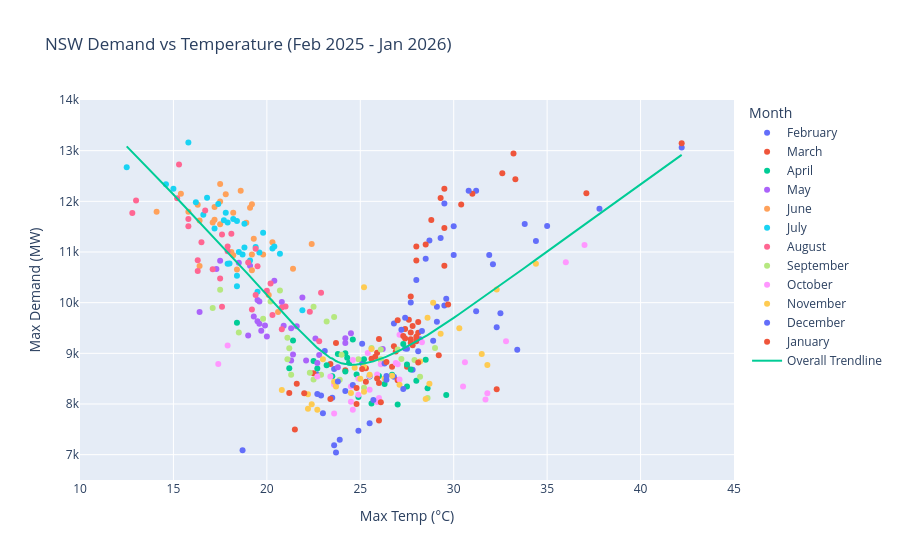

Here is the notebook cell this chart was saved with:
### Code cell
# ============================================================
# NSW Electricity Demand vs Temperature Analysis (Feb 2025 - Jan 2026)
# ============================================================

import pandas as pd
import numpy as np
import matplotlib.pyplot as plt
import plotly.express as px
from nemosis import dynamic_data_compiler

# ============================================================
# 1. PULL DEMAND DATA VIA NEMOSIS
# ============================================================

folder = r'C:\Users\kevin\OneDrive\Desktop\raw_aemo_data'

data = dynamic_data_compiler(
    start_time='2025/02/01 00:00:00',
    end_time='2026/02/01 00:00:00',
    table_name='DISPATCHREGIONSUM',
    raw_data_location=folder
)

# ============================================================
# 2. CLEAN DEMAND DATA
# ============================================================

nsw_df = data[data['REGIONID'] == 'NSW1'].copy()
nsw_df['SETTLEMENTDATE'] = pd.to_datetime(nsw_df['SETTLEMENTDATE'])

daily_demand = nsw_df.groupby(nsw_df['SETTLEMENTDATE'].dt.date)['TOTALDEMAND'].max().reset_index()
daily_demand.columns = ['Date', 'Max_Demand']
daily_demand['Date'] = pd.to_datetime(daily_demand['Date'])

# ============================================================
# 3. LOAD & CLEAN TEMPERATURE DATA
# ============================================================

import glob

temp_files = glob.glob(folder + r'\Sydney_Temp_*.csv')

temp_dfs = []
for file in temp_files:
    df = pd.read_csv(file, skiprows=9, encoding='latin1')
    temp_dfs.append(df)

temp_combined = pd.concat(temp_dfs, ignore_index=True)
temp_combined['Date'] = pd.to_datetime(temp_combined['Date'])
temp_combined = temp_combined.dropna(subset=['Date'])
temp_clean = temp_combined[['Date', 'Maximum temperature (°C)']].copy()
temp_clean.columns = ['Date', 'Max_Temp']

# ============================================================
# 4. MERGE DATASETS
# ============================================================

final_df = pd.merge(daily_demand, temp_clean, on='Date', how='inner')
final_df['Month'] = final_df['Date'].dt.month_name()
final_df['Day_of_Week'] = final_df['Date'].dt.day_name()

# ============================================================
# 5. CORRELATION ANALYSIS
# ============================================================

pearson_corr = final_df['Max_Temp'].corr(final_df['Max_Demand'])
spearman_corr = final_df['Max_Temp'].corr(final_df['Max_Demand'], method='spearman')

print(f"Pearson Correlation: {pearson_corr:.4f}")
print(f"Spearman Correlation: {spearman_corr:.4f}")

# ============================================================
# 6. STATIC MATPLOTLIB CHART
# ============================================================

plt.close('all')
plt.figure(figsize=(10, 5))
plt.scatter(final_df['Max_Temp'], final_df['Max_Demand'], color='orange', edgecolors='black')

z = np.polyfit(final_df['Max_Temp'], final_df['Max_Demand'], 2)
p = np.poly1d(z)
x_line = np.linspace(final_df['Max_Temp'].min(), final_df['Max_Temp'].max(), 300)
plt.plot(x_line, p(x_line), "r--")

plt.xlabel('Max Temp (°C)')
plt.ylabel('Max Demand (MW)')
plt.title('NSW Demand vs Temperature (Feb 2025 - Jan 2026)')
plt.show()

# ============================================================
# 7. INTERACTIVE PLOTLY CHART
# ============================================================

fig = px.scatter(
    final_df,
    x='Max_Temp',
    y='Max_Demand',
    hover_data={
        'Date': True,
        'Max_Temp': True,
        'Max_Demand': True,
        'Month': True,
        'Day_of_Week': True
    },
    title='NSW Demand vs Temperature (Feb 2025 - Jan 2026)',
    labels={'Max_Temp': 'Max Temp (°C)', 'Max_Demand': 'Max Demand (MW)'},
    color='Month',
    trendline='lowess',
    trendline_scope='overall',
    range_x=[10, 45],
    range_y=[6500, 14000]
)

fig.show()

### Figure 1 — Plotly figure (JSON) as saved in the notebook; plotly's stock layout.template omitted (floating-point values rounded to 4 significant figures; data arrays with more than 128 entries replaced by an {"elided": "..."} marker saying what was removed)
{"data": [{"customdata": [["2025-02-01T00:00:00", "February", "Saturday"], ["2025-02-02T00:00:00", "February", "Sunday"], ["2025-02-03T00:00:00", "February", "Monday"], ["2025-02-04T00:00:00", "February", "Tuesday"], ["2025-02-05T00:00:00", "February", "Wednesday"], ["2025-02-06T00:00:00", "February", "Thursday"], ["2025-02-07T00:00:00", "February", "Friday"], ["2025-02-08T00:00:00", "February", "Saturday"], ["2025-02-09T00:00:00", "February", "Sunday"], ["2025-02-10T00:00:00", "February", "Monday"], ["2025-02-11T00:00:00", "February", "Tuesday"], ["2025-02-12T00:00:00", "February", "Wednesday"], ["2025-02-13T00:00:00", "February", "Thursday"], ["2025-02-14T00:00:00", "February", "Friday"], ["2025-02-15T00:00:00", "February", "Saturday"], ["2025-02-16T00:00:00", "February", "Sunday"], ["2025-02-17T00:00:00", "February", "Monday"], ["2025-02-18T00:00:00", "February", "Tuesday"], ["2025-02-19T00:00:00", "February", "Wednesday"], ["2025-02-20T00:00:00", "February", "Thursday"], ["2025-02-21T00:00:00", "February", "Friday"], ["2025-02-22T00:00:00", "February", "Saturday"], ["2025-02-23T00:00:00", "February", "Sunday"], ["2025-02-24T00:00:00", "February", "Monday"], ["2025-02-25T00:00:00", "February", "Tuesday"], ["2025-02-26T00:00:00", "February", "Wednesday"], ["2025-02-27T00:00:00", "February", "Thursday"], ["2025-02-28T00:00:00", "February", "Friday"]], "hovertemplate": "Month=%{customdata[1]}<br>Max Temp (°C)=%{x}<br>Max Demand (MW)=%{y}<br>Date=%{customdata[0]}<br>Day_of_Week=%{customdata[2]}<extra></extra>", "legendgroup": "February", "marker": {"color": "#636efa", "symbol": "circle"}, "mode": "markers", "name": "February", "orientation": "v", "showlegend": true, "type": "scatter", "x": [27.8, 28.9, 30.0, 29.5, 32.1, 29.3, 30.0, 29.1, 29.5, 25.1, 27.4, 29.1, 28.5, 26.8, 26.8, 23.0, 24.2, 25.1, 27.5, 23.6, 22.7, 28.1, 28.2, 27.7, 23.1, 28.0, 28.7, 31.2], "xaxis": "x", "y": [8674.0, 9248.0, 10940.0, 11960.0, 10760.0, 11280.0, 11510.0, 9624.0, 9946.0, 9187.0, 9093.0, 9920.0, 10870.0, 9591.0, 8540.0, 7818.0, 8255.0, 8804.0, 9090.0, 8691.0, 8580.0, 9043.0, 9276.0, 10000.0, 9048.0, 10450.0, 11220.0, 12210.0], "yaxis": "y"}, {"customdata": [["2025-03-01T00:00:00", "March", "Saturday"], ["2025-03-02T00:00:00", "March", "Sunday"], ["2025-03-03T00:00:00", "March", "Monday"], ["2025-03-04T00:00:00", "March", "Tuesday"], ["2025-03-05T00:00:00", "March", "Wednesday"], ["2025-03-06T00:00:00", "March", "Thursday"], ["2025-03-07T00:00:00", "March", "Friday"], ["2025-03-08T00:00:00", "March", "Saturday"], ["2025-03-09T00:00:00", "March", "Sunday"], ["2025-03-10T00:00:00", "March", "Monday"], ["2025-03-11T00:00:00", "March", "Tuesday"], ["2025-03-12T00:00:00", "March", "Wednesday"], ["2025-03-13T00:00:00", "March", "Thursday"], ["2025-03-14T00:00:00", "March", "Friday"], ["2025-03-15T00:00:00", "March", "Saturday"], ["2025-03-16T00:00:00", "March", "Sunday"], ["2025-03-17T00:00:00", "March", "Monday"], ["2025-03-18T00:00:00", "March", "Tuesday"], ["2025-03-19T00:00:00", "March", "Wednesday"], ["2025-03-20T00:00:00", "March", "Thursday"], ["2025-03-21T00:00:00", "March", "Friday"], ["2025-03-22T00:00:00", "March", "Saturday"], ["2025-03-23T00:00:00", "March", "Sunday"], ["2025-03-24T00:00:00", "March", "Monday"], ["2025-03-25T00:00:00", "March", "Tuesday"], ["2025-03-26T00:00:00", "March", "Wednesday"], ["2025-03-27T00:00:00", "March", "Thursday"], ["2025-03-28T00:00:00", "March", "Friday"], ["2025-03-29T00:00:00", "March", "Saturday"], ["2025-03-30T00:00:00", "March", "Sunday"], ["2025-03-31T00:00:00", "March", "Monday"]], "hovertemplate": "Month=%{customdata[1]}<br>Max Temp (°C)=%{x}<br>Max Demand (MW)=%{y}<br>Date=%{customdata[0]}<br>Day_of_Week=%{customdata[2]}<extra></extra>", "legendgroup": "March", "marker": {"color": "#EF553B", "symbol": "circle"}, "mode": "markers", "name": "March", "orientation": "v", "showlegend": true, "type": "scatter", "x": [28.8, 28.0, 25.9, 26.9, 27.7, 27.7, 26.7, 27.0, 27.8, 28.0, 23.7, 27.4, 28.0, 29.5, 31.0, 37.1, 22.5, 25.3, 27.6, 28.0, 28.1, 27.5, 24.2, 27.4, 26.0, 27.8, 26.8, 25.6, 21.2, 25.3, 23.4], "xaxis": "x", "y": [11630.0, 9328.0, 9011.0, 9038.0, 9209.0, 9279.0, 8737.0, 8469.0, 9161.0, 9241.0, 9205.0, 9481.0, 11110.0, 12250.0, 12150.0, 12160.0, 8606.0, 8706.0, 9665.0, 10830.0, 9407.0, 8736.0, 8664.0, 9291.0, 9284.0, 9537.0, 9139.0, 8892.0, 8219.0, 8441.0, 8790.0], "yaxis": "y"}, {"customdata": [["2025-04-01T00:00:00", "April", "Tuesday"], ["2025-04-02T00:00:00", "April", "Wednesday"], ["2025-04-03T00:00:00", "April", "Thursday"], ["2025-04-04T00:00:00", "April", "Friday"], ["2025-04-05T00:00:00", "April", "Saturday"], ["2025-04-06T00:00:00", "April", "Sunday"], ["2025-04-07T00:00:00", "April", "Monday"], ["2025-04-08T00:00:00", "April", "Tuesday"], ["2025-04-09T00:00:00", "April", "Wednesday"], ["2025-04-10T00:00:00", "April", "Thursday"], ["2025-04-11T00:00:00", "April", "Friday"], ["2025-04-12T00:00:00", "April", "Saturday"], ["2025-04-13T00:00:00", "April", "Sunday"], ["2025-04-14T00:00:00", "April", "Monday"], ["2025-04-15T00:00:00", "April", "Tuesday"], ["2025-04-16T00:00:00", "April", "Wednesday"], ["2025-04-17T00:00:00", "April", "Thursday"], ["2025-04-18T00:00:00", "April", "Friday"], ["2025-04-19T00:00:00", "April", "Saturday"], ["2025-04-20T00:00:00", "April", "Sunday"], ["2025-04-21T00:00:00", "April", "Monday"], ["2025-04-22T00:00:00", "April", "Tuesday"], ["2025-04-23T00:00:00", "April", "Wednesday"], ["2025-04-24T00:00:00", "April", "Thursday"], ["2025-04-25T00:00:00", "April", "Friday"], ["2025-04-26T00:00:00", "April", "Saturday"], ["2025-04-27T00:00:00", "April", "Sunday"], ["2025-04-28T00:00:00", "April", "Monday"], ["2025-04-29T00:00:00", "April", "Tuesday"], ["2025-04-30T00:00:00", "April", "Wednesday"]], "hovertemplate": "Month=%{customdata[1]}<br>Max Temp (°C)=%{x}<br>Max Demand (MW)=%{y}<br>Date=%{customdata[0]}<br>Day_of_Week=%{customdata[2]}<extra></extra>", "legendgroup": "April", "marker": {"color": "#00cc96", "symbol": "circle"}, "mode": "markers", "name": "April", "orientation": "v", "showlegend": true, "type": "scatter", "x": [23.5, 25.5, 27.5, 26.0, 27.0, 27.5, 27.7, 22.5, 24.4, 24.2, 28.5, 26.3, 26.7, 27.3, 23.2, 22.7, 24.2, 25.6, 28.6, 29.6, 28.0, 23.8, 24.3, 25.2, 24.9, 24.8, 21.2, 21.4, 24.6, 18.4], "xaxis": "x", "y": [8546.0, 8541.0, 8778.0, 8554.0, 7989.0, 8347.0, 8681.0, 8851.0, 8814.0, 9002.0, 8872.0, 8393.0, 8577.0, 9184.0, 8767.0, 8703.0, 8642.0, 8010.0, 8312.0, 8179.0, 8460.0, 8988.0, 8912.0, 8881.0, 8140.0, 8581.0, 8704.0, 9251.0, 9274.0, 9602.0], "yaxis": "y"}, {"customdata": [["2025-05-01T00:00:00", "May", "Thursday"], ["2025-05-02T00:00:00", "May", "Friday"], ["2025-05-03T00:00:00", "May", "Saturday"], ["2025-05-04T00:00:00", "May", "Sunday"], ["2025-05-05T00:00:00", "May", "Monday"], ["2025-05-06T00:00:00", "May", "Tuesday"], ["2025-05-07T00:00:00", "May", "Wednesday"], ["2025-05-08T00:00:00", "May", "Thursday"], ["2025-05-09T00:00:00", "May", "Friday"], ["2025-05-10T00:00:00", "May", "Saturday"], ["2025-05-11T00:00:00", "May", "Sunday"], ["2025-05-12T00:00:00", "May", "Monday"], ["2025-05-13T00:00:00", "May", "Tuesday"], ["2025-05-14T00:00:00", "May", "Wednesday"], ["2025-05-15T00:00:00", "May", "Thursday"], ["2025-05-16T00:00:00", "May", "Friday"], ["2025-05-17T00:00:00", "May", "Saturday"], ["2025-05-18T00:00:00", "May", "Sunday"], ["2025-05-19T00:00:00", "May", "Monday"], ["2025-05-20T00:00:00", "May", "Tuesday"], ["2025-05-21T00:00:00", "May", "Wednesday"], ["2025-05-22T00:00:00", "May", "Thursday"], ["2025-05-23T00:00:00", "May", "Friday"], ["2025-05-24T00:00:00", "May", "Saturday"], ["2025-05-25T00:00:00", "May", "Sunday"], ["2025-05-26T00:00:00", "May", "Monday"], ["2025-05-27T00:00:00", "May", "Tuesday"], ["2025-05-28T00:00:00", "May", "Wednesday"], ["2025-05-29T00:00:00", "May", "Thursday"], ["2025-05-30T00:00:00", "May", "Friday"], ["2025-05-31T00:00:00", "May", "Saturday"]], "hovertemplate": "Month=%{customdata[1]}<br>Max Temp (°C)=%{x}<br>Max Demand (MW)=%{y}<br>Date=%{customdata[0]}<br>Day_of_Week=%{customdata[2]}<extra></extra>", "legendgroup": "May", "marker": {"color": "#ab63fa", "symbol": "circle"}, "mode": "markers", "name": "May", "orientation": "v", "showlegend": true, "type": "scatter", "x": [19.5, 19.7, 22.7, 22.8, 24.5, 24.2, 26.2, 19.9, 19.0, 23.8, 21.3, 21.6, 22.6, 24.2, 19.3, 20.0, 22.1, 16.4, 17.5, 20.8, 19.5, 19.6, 21.3, 21.4, 19.6, 19.1, 18.5, 20.4, 17.3, 21.9, 20.9], "xaxis": "x", "y": [9634.0, 9446.0, 8809.0, 8969.0, 9399.0, 9203.0, 9086.0, 9548.0, 9353.0, 8725.0, 8858.0, 9537.0, 9295.0, 9296.0, 9726.0, 9331.0, 8859.0, 9817.0, 10830.0, 10010.0, 10050.0, 10020.0, 9493.0, 8975.0, 9584.0, 10730.0, 10790.0, 10430.0, 10660.0, 10100.0, 9544.0], "yaxis": "y"}, {"customdata": [["2025-06-01T00:00:00", "June", "Sunday"], ["2025-06-02T00:00:00", "June", "Monday"], ["2025-06-03T00:00:00", "June", "Tuesday"], ["2025-06-04T00:00:00", "June", "Wednesday"], ["2025-06-05T00:00:00", "June", "Thursday"], ["2025-06-06T00:00:00", "June", "Friday"], ["2025-06-07T00:00:00", "June", "Saturday"], ["2025-06-08T00:00:00", "June", "Sunday"], ["2025-06-09T00:00:00", "June", "Monday"], ["2025-06-10T00:00:00", "June", "Tuesday"], ["2025-06-11T00:00:00", "June", "Wednesday"], ["2025-06-12T00:00:00", "June", "Thursday"], ["2025-06-13T00:00:00", "June", "Friday"], ["2025-06-14T00:00:00", "June", "Saturday"], ["2025-06-15T00:00:00", "June", "Sunday"], ["2025-06-16T00:00:00", "June", "Monday"], ["2025-06-17T00:00:00", "June", "Tuesday"], ["2025-06-18T00:00:00", "June", "Wednesday"], ["2025-06-19T00:00:00", "June", "Thursday"], ["2025-06-20T00:00:00", "June", "Friday"], ["2025-06-21T00:00:00", "June", "Saturday"], ["2025-06-22T00:00:00", "June", "Sunday"], ["2025-06-23T00:00:00", "June", "Monday"], ["2025-06-24T00:00:00", "June", "Tuesday"], ["2025-06-25T00:00:00", "June", "Wednesday"], ["2025-06-26T00:00:00", "June", "Thursday"], ["2025-06-27T00:00:00", "June", "Friday"], ["2025-06-28T00:00:00", "June", "Saturday"], ["2025-06-29T00:00:00", "June", "Sunday"], ["2025-06-30T00:00:00", "June", "Monday"]], "hovertemplate": "Month=%{customdata[1]}<br>Max Temp (°C)=%{x}<br>Max Demand (MW)=%{y}<br>Date=%{customdata[0]}<br>Day_of_Week=%{customdata[2]}<extra></extra>", "legendgroup": "June", "marker": {"color": "#FFA15A", "symbol": "circle"}, "mode": "markers", "name": "June", "orientation": "v", "showlegend": true, "type": "scatter", "x": [20.6, 18.2, 19.2, 14.1, 18.9, 17.1, 20.1, 16.4, 15.4, 18.2, 17.5, 17.2, 16.3, 18.1, 19.3, 17.5, 19.1, 17.8, 18.6, 19.2, 19.2, 20.3, 22.4, 21.4, 17.2, 15.8, 16.4, 18.4, 19.8, 17.5], "xaxis": "x", "y": [9814.0, 10940.0, 10640.0, 11790.0, 11580.0, 11580.0, 10150.0, 10730.0, 12150.0, 11780.0, 11550.0, 11640.0, 11930.0, 11000.0, 11260.0, 12340.0, 11870.0, 12140.0, 12210.0, 11940.0, 10950.0, 11190.0, 11160.0, 10670.0, 11890.0, 11800.0, 11620.0, 10650.0, 10950.0, 11990.0], "yaxis": "y"}, {"customdata": [["2025-07-01T00:00:00", "July", "Tuesday"], ["2025-07-02T00:00:00", "July", "Wednesday"], ["2025-07-03T00:00:00", "July", "Thursday"], ["2025-07-04T00:00:00", "July", "Friday"], ["2025-07-05T00:00:00", "July", "Saturday"], ["2025-07-06T00:00:00", "July", "Sunday"], ["2025-07-07T00:00:00", "July", "Monday"], ["2025-07-08T00:00:00", "July", "Tuesday"], ["2025-07-09T00:00:00", "July", "Wednesday"], ["2025-07-10T00:00:00", "July", "Thursday"], ["2025-07-11T00:00:00", "July", "Friday"], ["2025-07-12T00:00:00", "July", "Saturday"], ["2025-07-13T00:00:00", "July", "Sunday"], ["2025-07-14T00:00:00", "July", "Monday"], ["2025-07-15T00:00:00", "July", "Tuesday"], ["2025-07-16T00:00:00", "July", "Wednesday"], ["2025-07-17T00:00:00", "July", "Thursday"], ["2025-07-18T00:00:00", "July", "Friday"], ["2025-07-19T00:00:00", "July", "Saturday"], ["2025-07-20T00:00:00", "July", "Sunday"], ["2025-07-21T00:00:00", "July", "Monday"], ["2025-07-22T00:00:00", "July", "Tuesday"], ["2025-07-23T00:00:00", "July", "Wednesday"], ["2025-07-24T00:00:00", "July", "Thursday"], ["2025-07-25T00:00:00", "July", "Friday"], ["2025-07-26T00:00:00", "July", "Saturday"], ["2025-07-27T00:00:00", "July", "Sunday"], ["2025-07-28T00:00:00", "July", "Monday"], ["2025-07-29T00:00:00", "July", "Tuesday"], ["2025-07-30T00:00:00", "July", "Wednesday"], ["2025-07-31T00:00:00", "July", "Thursday"]], "hovertemplate": "Month=%{customdata[1]}<br>Max Temp (°C)=%{x}<br>Max Demand (MW)=%{y}<br>Date=%{customdata[0]}<br>Day_of_Week=%{customdata[2]}<extra></extra>", "legendgroup": "July", "marker": {"color": "#19d3f3", "symbol": "circle"}, "mode": "markers", "name": "July", "orientation": "v", "showlegend": true, "type": "scatter", "x": [15.8, 17.7, 18.8, 19.4, 18.4, 21.9, 17.2, 16.8, 20.3, 16.2, 18.5, 19.5, 17.9, 19.8, 14.6, 18.2, 17.4, 16.6, 19.1, 18.7, 20.7, 19.6, 20.4, 17.8, 18.4, 18.4, 18.0, 18.8, 17.9, 12.5, 15.0], "xaxis": "x", "y": [13160.0, 11630.0, 11090.0, 11100.0, 10530.0, 9849.0, 11460.0, 12070.0, 11070.0, 11980.0, 11000.0, 10210.0, 10770.0, 11380.0, 12340.0, 11650.0, 11950.0, 11740.0, 10830.0, 10950.0, 10970.0, 10990.0, 11110.0, 11770.0, 11610.0, 10320.0, 10770.0, 11560.0, 11580.0, 12670.0, 12250.0], "yaxis": "y"}, {"customdata": [["2025-08-01T00:00:00", "August", "Friday"], ["2025-08-02T00:00:00", "August", "Saturday"], ["2025-08-03T00:00:00", "August", "Sunday"], ["2025-08-04T00:00:00", "August", "Monday"], ["2025-08-05T00:00:00", "August", "Tuesday"], ["2025-08-06T00:00:00", "August", "Wednesday"], ["2025-08-07T00:00:00", "August", "Thursday"], ["2025-08-08T00:00:00", "August", "Friday"], ["2025-08-09T00:00:00", "August", "Saturday"], ["2025-08-10T00:00:00", "August", "Sunday"], ["2025-08-11T00:00:00", "August", "Monday"], ["2025-08-12T00:00:00", "August", "Tuesday"], ["2025-08-13T00:00:00", "August", "Wednesday"], ["2025-08-14T00:00:00", "August", "Thursday"], ["2025-08-15T00:00:00", "August", "Friday"], ["2025-08-16T00:00:00", "August", "Saturday"], ["2025-08-17T00:00:00", "August", "Sunday"], ["2025-08-18T00:00:00", "August", "Monday"], ["2025-08-19T00:00:00", "August", "Tuesday"], ["2025-08-20T00:00:00", "August", "Wednesday"], ["2025-08-21T00:00:00", "August", "Thursday"], ["2025-08-22T00:00:00", "August", "Friday"], ["2025-08-23T00:00:00", "August", "Saturday"], ["2025-08-24T00:00:00", "August", "Sunday"], ["2025-08-25T00:00:00", "August", "Monday"], ["2025-08-26T00:00:00", "August", "Tuesday"], ["2025-08-27T00:00:00", "August", "Wednesday"], ["2025-08-28T00:00:00", "August", "Thursday"], ["2025-08-29T00:00:00", "August", "Friday"], ["2025-08-30T00:00:00", "August", "Saturday"], ["2025-08-31T00:00:00", "August", "Sunday"]], "hovertemplate": "Month=%{customdata[1]}<br>Max Temp (°C)=%{x}<br>Max Demand (MW)=%{y}<br>Date=%{customdata[0]}<br>Day_of_Week=%{customdata[2]}<extra></extra>", "legendgroup": "August", "marker": {"color": "#FF6692", "symbol": "circle"}, "mode": "markers", "name": "August", "orientation": "v", "showlegend": true, "type": "scatter", "x": [13.0, 16.5, 17.1, 19.0, 22.9, 19.5, 17.6, 17.9, 17.5, 16.3, 15.8, 18.1, 19.4, 12.8, 20.2, 20.0, 17.9, 15.3, 16.7, 15.2, 15.8, 16.3, 20.8, 19.2, 22.3, 22.8, 21.0, 19.4, 20.8, 17.6, 20.3], "xaxis": "x", "y": [12020.0, 11190.0, 10660.0, 10790.0, 10200.0, 10720.0, 11350.0, 11110.0, 10480.0, 10840.0, 11510.0, 11360.0, 11060.0, 11770.0, 10380.0, 10230.0, 11020.0, 12730.0, 11820.0, 12060.0, 11650.0, 10630.0, 9475.0, 9865.0, 9821.0, 9236.0, 9923.0, 10150.0, 9905.0, 9921.0, 9758.0], "yaxis": "y"}, {"customdata": [["2025-09-01T00:00:00", "September", "Monday"], ["2025-09-02T00:00:00", "September", "Tuesday"], ["2025-09-03T00:00:00", "September", "Wednesday"], ["2025-09-04T00:00:00", "September", "Thursday"], ["2025-09-05T00:00:00", "September", "Friday"], ["2025-09-06T00:00:00", "September", "Saturday"], ["2025-09-07T00:00:00", "September", "Sunday"], ["2025-09-08T00:00:00", "September", "Monday"], ["2025-09-09T00:00:00", "September", "Tuesday"], ["2025-09-10T00:00:00", "September", "Wednesday"], ["2025-09-11T00:00:00", "September", "Thursday"], ["2025-09-12T00:00:00", "September", "Friday"], ["2025-09-13T00:00:00", "September", "Saturday"], ["2025-09-14T00:00:00", "September", "Sunday"], ["2025-09-15T00:00:00", "September", "Monday"], ["2025-09-16T00:00:00", "September", "Tuesday"], ["2025-09-17T00:00:00", "September", "Wednesday"], ["2025-09-18T00:00:00", "September", "Thursday"], ["2025-09-19T00:00:00", "September", "Friday"], ["2025-09-20T00:00:00", "September", "Saturday"], ["2025-09-21T00:00:00", "September", "Sunday"], ["2025-09-22T00:00:00", "September", "Monday"], ["2025-09-23T00:00:00", "September", "Tuesday"], ["2025-09-24T00:00:00", "September", "Wednesday"], ["2025-09-25T00:00:00", "September", "Thursday"], ["2025-09-26T00:00:00", "September", "Friday"], ["2025-09-27T00:00:00", "September", "Saturday"], ["2025-09-28T00:00:00", "September", "Sunday"], ["2025-09-29T00:00:00", "September", "Monday"], ["2025-09-30T00:00:00", "September", "Tuesday"]], "hovertemplate": "Month=%{customdata[1]}<br>Max Temp (°C)=%{x}<br>Max Demand (MW)=%{y}<br>Date=%{customdata[0]}<br>Day_of_Week=%{customdata[2]}<extra></extra>", "legendgroup": "September", "marker": {"color": "#B6E880", "symbol": "circle"}, "mode": "markers", "name": "September", "orientation": "v", "showlegend": true, "type": "scatter", "x": [20.7, 20.2, 22.5, 23.6, 19.8, 21.1, 22.3, 29.0, 26.1, 17.1, 17.5, 21.1, 21.3, 23.9, 27.9, 27.0, 27.2, 21.2, 24.9, 22.5, 22.9, 23.2, 18.5, 26.1, 26.1, 28.2, 28.6, 25.2, 24.0, 25.6], "xaxis": "x", "y": [10240.0, 10020.0, 9921.0, 9717.0, 9685.0, 8885.0, 8615.0, 9106.0, 9078.0, 9894.0, 10250.0, 9307.0, 8579.0, 8479.0, 8870.0, 9075.0, 8889.0, 9102.0, 8882.0, 8485.0, 8575.0, 9630.0, 9411.0, 8882.0, 8856.0, 8537.0, 8121.0, 8322.0, 8973.0, 9104.0], "yaxis": "y"}, {"customdata": [["2025-10-01T00:00:00", "October", "Wednesday"], ["2025-10-02T00:00:00", "October", "Thursday"], ["2025-10-03T00:00:00", "October", "Friday"], ["2025-10-04T00:00:00", "October", "Saturday"], ["2025-10-05T00:00:00", "October", "Sunday"], ["2025-10-06T00:00:00", "October", "Monday"], ["2025-10-07T00:00:00", "October", "Tuesday"], ["2025-10-08T00:00:00", "October", "Wednesday"], ["2025-10-09T00:00:00", "October", "Thursday"], ["2025-10-10T00:00:00", "October", "Friday"], ["2025-10-11T00:00:00", "October", "Saturday"], ["2025-10-12T00:00:00", "October", "Sunday"], ["2025-10-13T00:00:00", "October", "Monday"], ["2025-10-14T00:00:00", "October", "Tuesday"], ["2025-10-15T00:00:00", "October", "Wednesday"], ["2025-10-16T00:00:00", "October", "Thursday"], ["2025-10-17T00:00:00", "October", "Friday"], ["2025-10-18T00:00:00", "October", "Saturday"], ["2025-10-19T00:00:00", "October", "Sunday"], ["2025-10-20T00:00:00", "October", "Monday"], ["2025-10-21T00:00:00", "October", "Tuesday"], ["2025-10-22T00:00:00", "October", "Wednesday"], ["2025-10-23T00:00:00", "October", "Thursday"], ["2025-10-24T00:00:00", "October", "Friday"], ["2025-10-25T00:00:00", "October", "Saturday"], ["2025-10-26T00:00:00", "October", "Sunday"], ["2025-10-27T00:00:00", "October", "Monday"], ["2025-10-28T00:00:00", "October", "Tuesday"], ["2025-10-29T00:00:00", "October", "Wednesday"], ["2025-10-30T00:00:00", "October", "Thursday"], ["2025-10-31T00:00:00", "October", "Friday"]], "hovertemplate": "Month=%{customdata[1]}<br>Max Temp (°C)=%{x}<br>Max Demand (MW)=%{y}<br>Date=%{customdata[0]}<br>Day_of_Week=%{customdata[2]}<extra></extra>", "legendgroup": "October", "marker": {"color": "#FF97FF", "symbol": "circle"}, "mode": "markers", "name": "October", "orientation": "v", "showlegend": true, "type": "scatter", "x": [27.0, 25.4, 25.5, 24.5, 25.9, 31.8, 22.7, 28.3, 26.9, 30.6, 30.5, 31.7, 23.6, 27.1, 26.1, 27.1, 32.8, 23.6, 25.5, 36.0, 24.6, 37.0, 23.4, 24.9, 24.6, 26.0, 25.9, 17.9, 17.4, 24.5, 24.9], "xaxis": "x", "y": [8787.0, 9009.0, 8552.0, 8047.0, 8041.0, 8213.0, 8545.0, 9219.0, 8809.0, 8826.0, 8345.0, 8090.0, 8386.0, 8485.0, 8784.0, 9366.0, 9241.0, 7812.0, 8282.0, 10800.0, 8869.0, 11140.0, 8544.0, 8182.0, 7884.0, 8121.0, 8584.0, 9156.0, 8790.0, 8345.0, 8497.0], "yaxis": "y"}, {"customdata": [["2025-11-01T00:00:00", "November", "Saturday"], ["2025-11-02T00:00:00", "November", "Sunday"], ["2025-11-03T00:00:00", "November", "Monday"], ["2025-11-04T00:00:00", "November", "Tuesday"], ["2025-11-05T00:00:00", "November", "Wednesday"], ["2025-11-06T00:00:00", "November", "Thursday"], ["2025-11-07T00:00:00", "November", "Friday"], ["2025-11-08T00:00:00", "November", "Saturday"], ["2025-11-09T00:00:00", "November", "Sunday"], ["2025-11-10T00:00:00", "November", "Monday"], ["2025-11-11T00:00:00", "November", "Tuesday"], ["2025-11-12T00:00:00", "November", "Wednesday"], ["2025-11-13T00:00:00", "November", "Thursday"], ["2025-11-14T00:00:00", "November", "Friday"], ["2025-11-15T00:00:00", "November", "Saturday"], ["2025-11-16T00:00:00", "November", "Sunday"], ["2025-11-17T00:00:00", "November", "Monday"], ["2025-11-18T00:00:00", "November", "Tuesday"], ["2025-11-19T00:00:00", "November", "Wednesday"], ["2025-11-20T00:00:00", "November", "Thursday"], ["2025-11-21T00:00:00", "November", "Friday"], ["2025-11-22T00:00:00", "November", "Saturday"], ["2025-11-23T00:00:00", "November", "Sunday"], ["2025-11-24T00:00:00", "November", "Monday"], ["2025-11-25T00:00:00", "November", "Tuesday"], ["2025-11-26T00:00:00", "November", "Wednesday"], ["2025-11-27T00:00:00", "November", "Thursday"], ["2025-11-28T00:00:00", "November", "Friday"], ["2025-11-29T00:00:00", "November", "Saturday"], ["2025-11-30T00:00:00", "November", "Sunday"]], "hovertemplate": "Month=%{customdata[1]}<br>Max Temp (°C)=%{x}<br>Max Demand (MW)=%{y}<br>Date=%{customdata[0]}<br>Day_of_Week=%{customdata[2]}<extra></extra>", "legendgroup": "November", "marker": {"color": "#FECB52", "symbol": "circle"}, "mode": "markers", "name": "November", "orientation": "v", "showlegend": true, "type": "scatter", "x": [22.7, 25.0, 25.2, 23.0, 27.1, 25.2, 24.7, 30.3, 22.2, 23.6, 28.7, 22.2, 26.3, 24.5, 25.2, 31.5, 23.7, 26.7, 29.3, 25.5, 20.8, 22.4, 28.2, 25.6, 28.9, 34.4, 32.3, 28.6, 31.8, 28.5], "xaxis": "x", "y": [7887.0, 8499.0, 10300.0, 8883.0, 8382.0, 8734.0, 8714.0, 9494.0, 7904.0, 8440.0, 8401.0, 8194.0, 8502.0, 8219.0, 8240.0, 8987.0, 8345.0, 8559.0, 9388.0, 8575.0, 8278.0, 7993.0, 8841.0, 9086.0, 10000.0, 10770.0, 10260.0, 9703.0, 8770.0, 8097.0], "yaxis": "y"}, {"customdata": [["2025-12-01T00:00:00", "December", "Monday"], ["2025-12-02T00:00:00", "December", "Tuesday"], ["2025-12-03T00:00:00", "December", "Wednesday"], ["2025-12-04T00:00:00", "December", "Thursday"], ["2025-12-05T00:00:00", "December", "Friday"], ["2025-12-06T00:00:00", "December", "Saturday"], ["2025-12-07T00:00:00", "December", "Sunday"], ["2025-12-08T00:00:00", "December", "Monday"], ["2025-12-09T00:00:00", "December", "Tuesday"], ["2025-12-10T00:00:00", "December", "Wednesday"], ["2025-12-11T00:00:00", "December", "Thursday"], ["2025-12-12T00:00:00", "December", "Friday"], ["2025-12-13T00:00:00", "December", "Saturday"], ["2025-12-14T00:00:00", "December", "Sunday"], ["2025-12-15T00:00:00", "December", "Monday"], ["2025-12-16T00:00:00", "December", "Tuesday"], ["2025-12-17T00:00:00", "December", "Wednesday"], ["2025-12-18T00:00:00", "December", "Thursday"], ["2025-12-19T00:00:00", "December", "Friday"], ["2025-12-20T00:00:00", "December", "Saturday"], ["2025-12-21T00:00:00", "December", "Sunday"], ["2025-12-22T00:00:00", "December", "Monday"], ["2025-12-23T00:00:00", "December", "Tuesday"], ["2025-12-24T00:00:00", "December", "Wednesday"], ["2025-12-25T00:00:00", "December", "Thursday"], ["2025-12-26T00:00:00", "December", "Friday"], ["2025-12-27T00:00:00", "December", "Saturday"], ["2025-12-28T00:00:00", "December", "Sunday"], ["2025-12-29T00:00:00", "December", "Monday"], ["2025-12-30T00:00:00", "December", "Tuesday"], ["2025-12-31T00:00:00", "December", "Wednesday"]], "hovertemplate": "Month=%{customdata[1]}<br>Max Temp (°C)=%{x}<br>Max Demand (MW)=%{y}<br>Date=%{customdata[0]}<br>Day_of_Week=%{customdata[2]}<extra></extra>", "legendgroup": "December", "marker": {"color": "#636efa", "symbol": "circle"}, "mode": "markers", "name": "December", "orientation": "v", "showlegend": true, "type": "scatter", "x": [24.6, 22.9, 26.3, 29.6, 37.8, 33.8, 23.5, 27.2, 31.9, 28.3, 26.4, 22.7, 27.3, 32.5, 26.4, 23.8, 27.4, 30.8, 42.2, 34.4, 35.0, 32.3, 33.4, 31.2, 23.7, 18.7, 23.6, 23.9, 25.5, 25.7, 24.9], "xaxis": "x", "y": [8374.0, 8168.0, 8798.0, 10080.0, 11850.0, 11550.0, 8124.0, 9463.0, 10940.0, 9440.0, 8476.0, 8198.0, 8297.0, 9789.0, 8553.0, 8445.0, 9700.0, 12210.0, 13060.0, 11220.0, 11510.0, 9517.0, 9070.0, 9831.0, 7043.0, 7085.0, 7188.0, 7294.0, 7619.0, 8078.0, 7472.0], "yaxis": "y"}, {"customdata": [["2026-01-01T00:00:00", "January", "Thursday"], ["2026-01-02T00:00:00", "January", "Friday"], ["2026-01-03T00:00:00", "January", "Saturday"], ["2026-01-04T00:00:00", "January", "Sunday"], ["2026-01-05T00:00:00", "January", "Monday"], ["2026-01-06T00:00:00", "January", "Tuesday"], ["2026-01-07T00:00:00", "January", "Wednesday"], ["2026-01-08T00:00:00", "January", "Thursday"], ["2026-01-09T00:00:00", "January", "Friday"], ["2026-01-10T00:00:00", "January", "Saturday"], ["2026-01-11T00:00:00", "January", "Sunday"], ["2026-01-12T00:00:00", "January", "Monday"], ["2026-01-13T00:00:00", "January", "Tuesday"], ["2026-01-14T00:00:00", "January", "Wednesday"], ["2026-01-15T00:00:00", "January", "Thursday"], ["2026-01-16T00:00:00", "January", "Friday"], ["2026-01-17T00:00:00", "January", "Saturday"], ["2026-01-18T00:00:00", "January", "Sunday"], ["2026-01-19T00:00:00", "January", "Monday"], ["2026-01-20T00:00:00", "January", "Tuesday"], ["2026-01-21T00:00:00", "January", "Wednesday"], ["2026-01-22T00:00:00", "January", "Thursday"], ["2026-01-23T00:00:00", "January", "Friday"], ["2026-01-24T00:00:00", "January", "Saturday"], ["2026-01-25T00:00:00", "January", "Sunday"], ["2026-01-26T00:00:00", "January", "Monday"], ["2026-01-27T00:00:00", "January", "Tuesday"], ["2026-01-28T00:00:00", "January", "Wednesday"], ["2026-01-29T00:00:00", "January", "Thursday"], ["2026-01-30T00:00:00", "January", "Friday"], ["2026-01-31T00:00:00", "January", "Saturday"]], "hovertemplate": "Month=%{customdata[1]}<br>Max Temp (°C)=%{x}<br>Max Demand (MW)=%{y}<br>Date=%{customdata[0]}<br>Day_of_Week=%{customdata[2]}<extra></extra>", "legendgroup": "January", "marker": {"color": "#EF553B", "symbol": "circle"}, "mode": "markers", "name": "January", "orientation": "v", "showlegend": true, "type": "scatter", "x": [21.5, 26.0, 26.1, 32.3, 29.2, 29.7, 30.4, 33.2, 33.3, 42.2, 22.0, 21.6, 28.1, 27.3, 27.0, 28.1, 23.4, 24.8, 25.9, 26.0, 26.4, 25.1, 24.8, 27.7, 32.6, 25.8, 27.7, 28.5, 29.5, 29.5, 29.3], "xaxis": "x", "y": [7498.0, 7673.0, 8034.0, 8291.0, 8963.0, 9962.0, 11940.0, 12940.0, 12440.0, 13150.0, 8211.0, 8401.0, 9617.0, 9340.0, 9654.0, 8818.0, 8101.0, 7998.0, 8501.0, 8416.0, 8828.0, 8691.0, 8314.0, 9411.0, 12550.0, 8932.0, 10120.0, 11150.0, 10730.0, 11470.0, 12070.0], "yaxis": "y"}, {"hovertemplate": "<b>LOWESS trendline</b><br><br>Max Temp (°C)=%{x}<br>Max Demand (MW)=%{y} <b>(trend)</b><extra></extra>", "legendgroup": "Overall Trendline", "line": {"color": "#00cc96"}, "mode": "lines", "name": "Overall Trendline", "showlegend": true, "type": "scatter", "x": {"elided": "365 float values"}, "xaxis": "x", "y": {"elided": "365 float values"}, "yaxis": "y"}], "layout": {"legend": {"title": {"text": "Month"}, "tracegroupgap": 0}, "title": {"text": "NSW Demand vs Temperature (Feb 2025 - Jan 2026)"}, "xaxis": {"anchor": "y", "domain": [0, 1], "range": [10, 45], "title": {"text": "Max Temp (°C)"}}, "yaxis": {"anchor": "x", "domain": [0, 1], "range": [6500, 14000], "title": {"text": "Max Demand (MW)"}}}}
